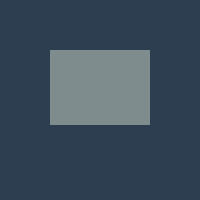
Frame 1 (no input)
Frame 60 (the mouse pressed at the canvas centre just before this capture): identical to frame 1, image omitted
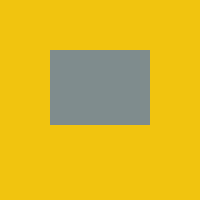
Frame 120 (the mouse held since frame 60 and released just before this capture)

The Processing sketch that drew these frames (run headless with seeded random() and noise(); from frame 60 on, the mouse is pressed at the canvas centre):

// Processing sketch: sketch_5_8_rollover_button
// ── sketch_5_8_rollover_button.pde
boolean button = false;

int x = 50;
int y = 50;
int w = 100;
int h = 75;

void setup() {
  size(200, 200);
}
void draw() {
  
  noStroke();


  if (button) {
    background(#f1c40f);
  } else {
    background(#2c3e50);
  }
  
  fill(#7f8c8d);
  rect(x, y, w, h);
}

void mousePressed() {
  if (mouseX >= x && mouseY >= y && mouseX <= x + w && mouseY <= y + h) {
    button = !button;
  }
}
